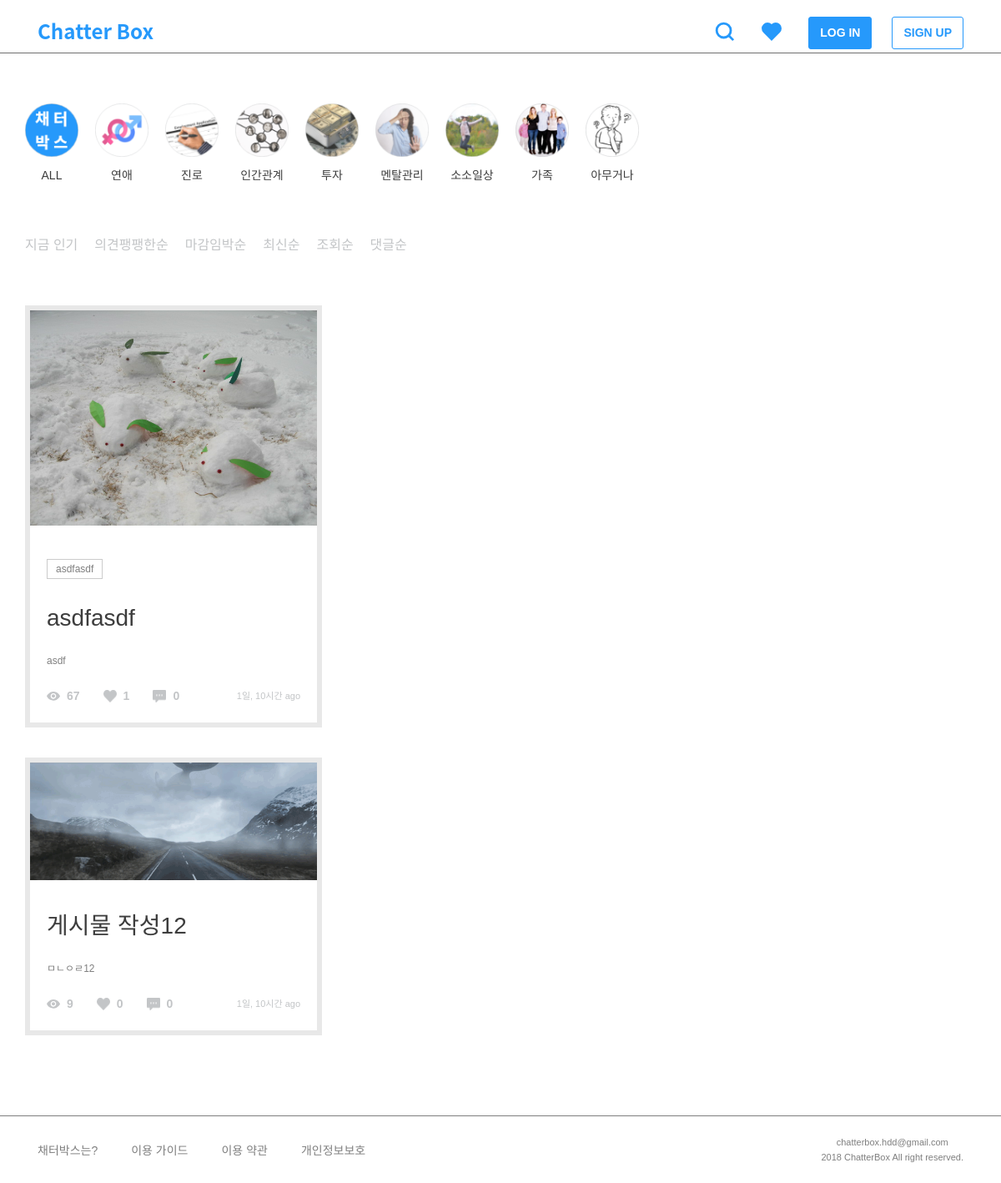
The app's page /, older data.
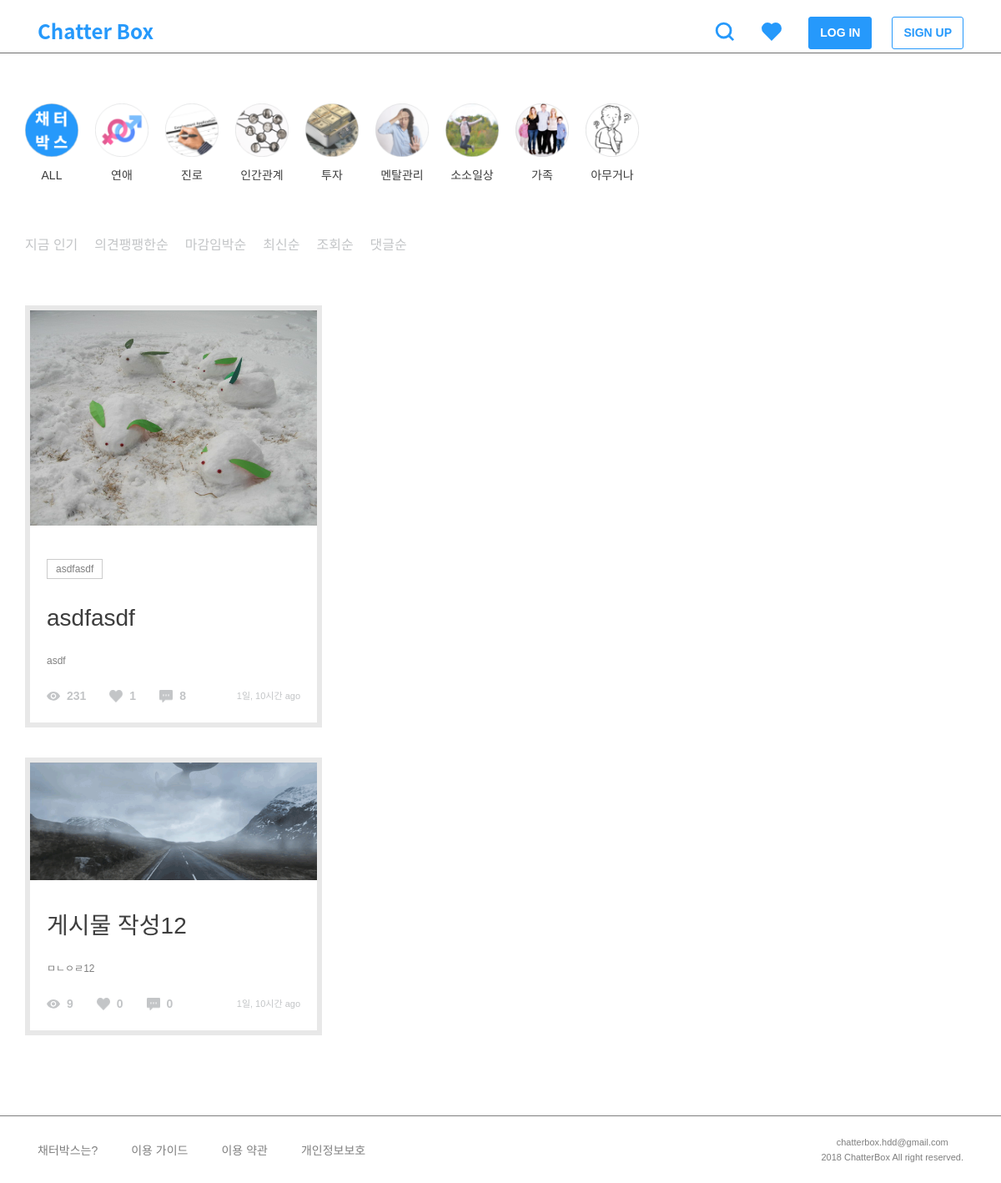
The same page, newer data.
### post/models.py (models this page shows, shortened)
class TimeStampedModel(models.Model):
    created_at = models.DateTimeField(auto_now_add=True, null=True)
    updated_at = models.DateTimeField(auto_now=True, null=True)
    class Meta():
        abstract = True

class Post(TimeStampedModel):
    author = models.ForeignKey(settings.AUTH_USER_MODEL)
    category = models.ForeignKey('Category')
    title = models.CharField(max_length=160, null=True)
    thumbnail = models.ImageField(upload_to='post', blank=True, null=True)
    background = models.TextField()
    background_image1 = models.ImageField(upload_to='post', blank=True, null=True)
    background_image2 = models.ImageField(upload_to='post', blank=True, null=True)
    background_image3 = models.ImageField(upload_to='post', blank=True, null=True)
    tag = TagField()
    view_count = models.PositiveSmallIntegerField(default=0)
    share_count = models.PositiveSmallIntegerField(default=0)
    pro_title = models.CharField(max_length=160, null=True)
    con_title = models.CharField(max_length=160, null=True)
    @property
    def natural_time(self):
        return naturaltime(self.created_at)
    @property
    def likes_count(self):
        return self.like_users.all().count()
    @property
    def comment_count(self):
        all_count = self.comment_set.count()
        return all_count
    class Meta:
        ordering = ['-created_at']

### post/views.py (the view)
# urls.py: url(r'^$', views.post_list, name='post_list'),
def post_list(request):
    sort = request.GET.get('sort','')
    categories = Category.objects.all()
    if sort == 'likes':
        posts = Post.objects.annotate(like_count = Count('like_users')).order_by('-like_count')
    elif sort == 'new':
        posts = Post.objects.all().order_by('-updated_at')
    elif sort == 'views':
        posts = Post.objects.all().order_by('-view_count')
    elif sort == 'comments':
        posts = Post.objects.annotate(count = Count('comment')).order_by('-count')
    else:
        posts = Post.objects.all().order_by('-created_at')
    context = {'posts' : posts, 'categories': categories}
    return render(request, 'post/post_list.html', context)

### post/templatetags/post_extras.py (called while the page is built)
@register.filter
def split_tags(value):
    tags = []
    split_comma = value.split(',')
    for tag in split_comma:
        split_space = tag.split(" ")
        for tag in split_space:
            if tag:
                tags.append(tag)
    return tags

### templates/post/post_list.html (shortened to what this page needs)
{% extends 'base.html' %}
{% load static %}
{% block customCSS %}
<link rel="stylesheet" href="{% static 'css/post/post_list.css' %}" />
{% endblock %}
{% block content %}
    <div class="row">
        {% include 'include/category.html' %} {% include 'include/sort.html' %}
    </div>
    <div class="row m60">
        <div class="columns">
            {% for post in posts %} {% include 'include/post.html' %} {% endfor %}
        </div>
    </div>
{% endblock %}

### templates/include/post.html
{% load static  %}
{% load post_extras %}
<figure id="post-{{ post.pk }}" style="width: 100%;">
    {% if post.thumbnail %}
        <a href="{% url 'post:post_detail' post_pk=post.pk %}">
            <img src="{{ post.thumbnail.url }}" alt="" class="post-image">
        </a>
    {% endif %}
    <div class="tag-list">
        {% for tag in post.tag|split_tags %}
            <span class="tag">{{ tag }}</span>
        {% endfor %}
    </div>
    <a href="{% url 'post:post_detail' post_pk=post.pk %}">
        <h3>{{ post.title }}</h3>
    </a>
    <div class="background">
        <p>{{ post.background|safe|truncatechars:160 }}</p>
    </div>
    <div class="btn-area">
        <img src="{% static '/img/view.png' %}" style="margin-top: 4px;" /><h6>{{ post.view_count }}</h6>
        <img src="{% static '/img/heart.png' %}" /><h6>{{ post.likes_count }}</h6>
        <img src="{% static '/img/comment.png' %}" /><h6>{{ post.comment_count }}</h6>
        <span class="ml-auto">{{ post.natural_time }}</span>
    </div>
</figure>

Row changes from the older to the newer data that the page shows:
changed Post "asdfasdf": view_count "67" → "231"; comment_count "0" → "8"
